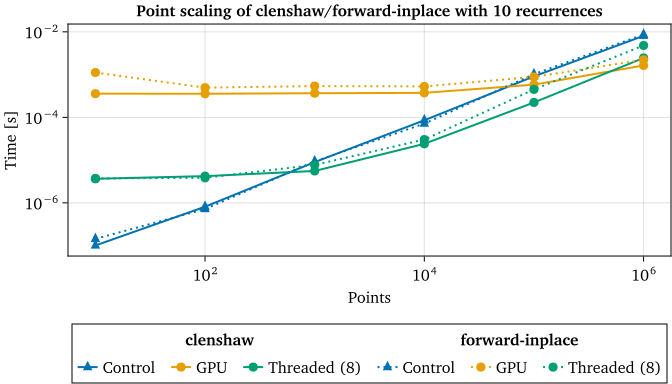

Write Julia code to recreate this figure.
using CairoMakie;

points = [1e1, 1e2, 1e3, 1e4, 1e5, 1e6];

fixed_c = [1.00901e-7, 8.13085e-7, 8.98200e-6, 8.55330e-5, 9.09365e-4, 8.07700e-3];
gpu_c = [3.57985e-4, 3.56026e-4, 3.66089e-4, 3.73452e-4, 5.83019e-4, 1.63600e-3];
column_c = [3.65800e-6, 4.21800e-6, 5.57400e-6, 2.40350e-5, 2.23022e-4, 2.45000e-3];

fixed_i = [1.43681e-7, 7.15701e-7, 9.36000e-6, 7.13820e-5, 1.02100e-3, 8.63400e-3];
gpu_i = [1.11700e-3, 4.94688e-4, 5.38774e-4, 5.28650e-4, 8.82094e-4, 2.21600e-3];
column_i = [3.72600e-6, 3.85100e-6, 7.70500e-6, 3.02270e-5, 4.50289e-4, 4.79400e-3];

pt = 4 / 3;
inch = 96;

set_theme!(
    fontsize=round(13pt),
    linewidth=2,
    markersize=13,
    fonts=(regular="charter", bold="charter bold", italic="charter italic", bold_italic="charter bold italic"),
    figure_padding=1,
);
fig = Figure(size=(6.27inch, 4.5inch));
ax = Axis(
    fig[1, 1],
    title="Point scaling of clenshaw/forward-inplace with 10 recurrences",
    xlabel="Points",
    ylabel="Time [s]",
    yscale=log10,
    xscale=log10,
);

f_c = scatterlines!(ax, points, fixed_c, marker=:utriangle);
g_c = scatterlines!(ax, points, gpu_c);
c_c = scatterlines!(ax, points, column_c);

f_color = f_c.color;
g_color = g_c.color;
c_color = c_c.color;

f_i = scatterlines!(ax, points, fixed_i, color=f_color, linestyle=:dot, marker=:utriangle);
g_i = scatterlines!(ax, points, gpu_i, color=g_color, linestyle=:dot);
c_i = scatterlines!(ax, points, column_i, color=c_color, linestyle=:dot);

Legend(
    fig[2, 1],
    [[f_c, g_c, c_c], [f_i, g_i, c_i]],
    [["Control", "GPU", "Threaded (8)"], ["Control", "GPU", "Threaded (8)"]],
    ["clenshaw", "forward-inplace"],
    orientation=:horizontal,
    framevisible=false,
    nbanks=2,
    groupgap=50
);

save("clenshaw-inplace-point-scaling.svg", fig)